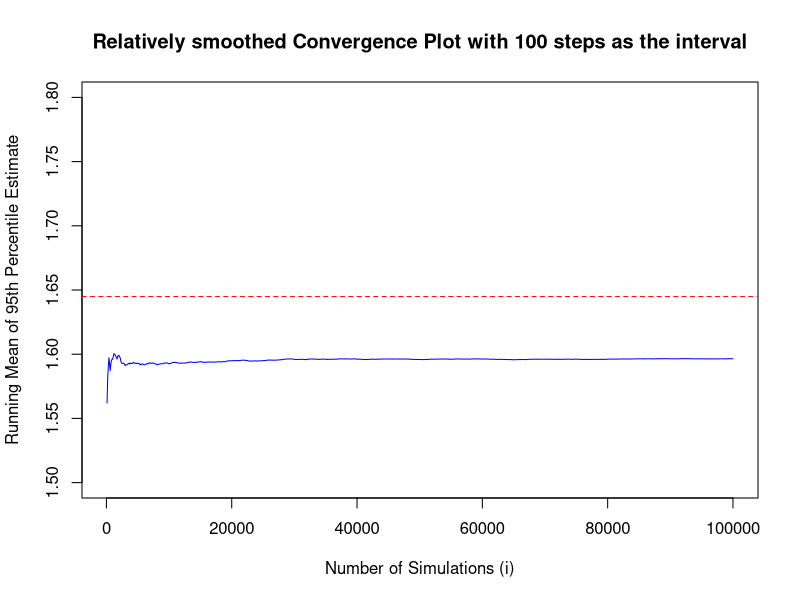
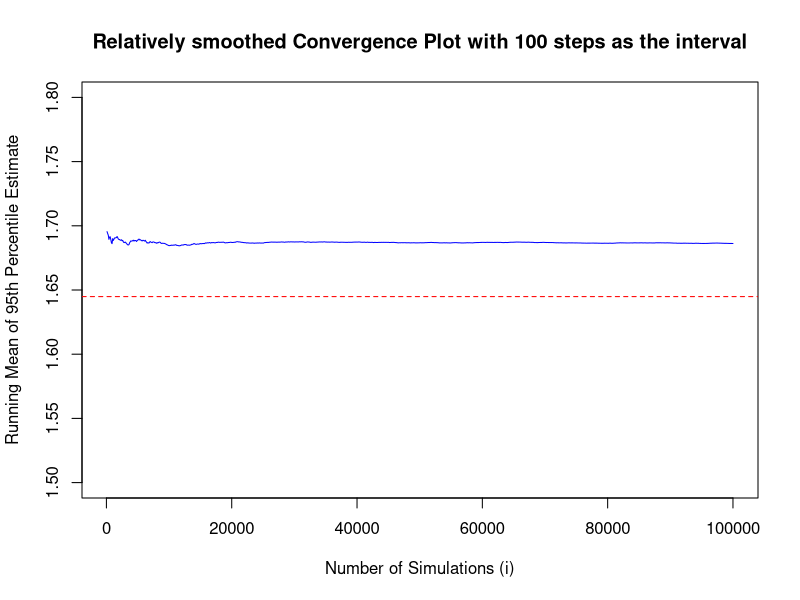

Generate these figures, in order, with R: (Note: a time limit stopped this script after it produced the figures.)
## ---- chunk 1
simple_95th <- function(x) {
  if (length(x) != 100) {
    stop("Input vector must be of length 100.")
  }
  
  # Sort the vector
  sorted_x <- sort(x)
  
  # Return the 95th value
  return(sorted_x[95])
}
## ---- chunk 2
simple_96th <- function(x) {
  if (length(x) != 100) {
    stop("Input vector must be of length 100.")
  }
  
  # Sort the vector
  sorted_x <- sort(x)
  
  # Return the 95th value
  return(sorted_x[96])
}
## ---- chunk 3
simple_avg_9596 <- function(x) {
  if (length(x) != 100) {
    stop("Input vector must be of length 100.")
  }
  
  # Sort the vector
  sorted_x <- sort(x)
  
  # Return the 95th value
  return(mean(sorted_x[95:96]))
}
## ---- chunk 4
x <- rnorm(100, mean = 0, sd = 1)

quantile(x, 0.95)
## ---- chunk 5
simple_95th(x)
## ---- chunk 6
n_sim <- 100000
simple_95th_vals <- numeric(n_sim)
quantile_95th_vals <- numeric(n_sim)
sample_mean <- numeric(n_sim)

# Simulation loop
for (i in 1:n_sim) {
  x <- rnorm(100)
  simple_95th_vals[i] <- simple_95th(x) # the real 95th generation
  quantile_95th_vals[i] <- quantile(x, 0.95)  # default method
  sample_mean[i] <- mean(quantile_95th_vals[1:i])
}

# Summarize the results
cat("Mean of simple 95th estimate:", mean(simple_95th_vals), "\n")
## ---- chunk 7
smoothed_index <- seq(100, 100000, by = 100)
smoothed_mean <- sample_mean[smoothed_index]
options(scipen = 10) # To stop the scientific method of counting
plot(smoothed_index, smoothed_mean, type = "l", col = "blue",
     xlab = "Number of Simulations (i)",
     ylab = "Running Mean of 95th Percentile Estimate",
     main = "Relatively smoothed Convergence Plot with 100 steps as the interval",
     ylim = c(1.5, 1.8))
abline(h = qnorm(0.95), col = "red", lty = 2)
## ---- chunk 8
n_sim <- 100000
simple_96th_vals <- numeric(n_sim)
quantile_96th_vals <- numeric(n_sim)
sample_mean <- numeric(n_sim)

# Simulation loop
for (i in 1:n_sim) {
  x <- rnorm(100)
  simple_96th_vals[i] <- simple_96th(x) # the  95th generation
  sample_mean[i] <- mean(simple_96th_vals[1:i])
}

# Summarize the results
cat("Mean of simple 96th estimate:", mean(simple_96th_vals), "\n")
## ---- chunk 9
smoothed_index <- seq(100, 100000, by = 100)
smoothed_mean <- sample_mean[smoothed_index]
options(scipen = 10) # To stop the scientific method of counting
plot(smoothed_index, smoothed_mean, type = "l", col = "blue",
     xlab = "Number of Simulations (i)",
     ylab = "Running Mean of 95th Percentile Estimate",
     main = "Relatively smoothed Convergence Plot with 100 steps as the interval",
     ylim = c(1.5, 1.8))
abline(h = qnorm(0.95), col = "red", lty = 2)
## ---- chunk 10
n_sim <- 100000
simple_9596th_vals <- numeric(n_sim)
quantile_9596th_vals <- numeric(n_sim)
sample_mean <- numeric(n_sim)

# Simulation loop
for (i in 1:n_sim) {
  x <- rnorm(100)
  simple_9596th_vals[i] <- simple_avg_9596(x) 
  sample_mean[i] <- mean(simple_9596th_vals[1:i])
}

# Summarize the results
cat("Mean of simple 95, 96th estimate:", mean(simple_9596th_vals), "\n")
## ---- chunk 11
smoothed_index <- seq(100, 100000, by = 100)
smoothed_mean <- sample_mean[smoothed_index]
options(scipen = 10) # To stop the scientific method of counting
plot(smoothed_index, smoothed_mean, type = "l", col = "blue",
     xlab = "Number of Simulations (i)",
     ylab = "Running Mean of 95th Percentile Estimate",
     main = "Relatively smoothed Convergence Plot with 100 steps as the interval",
     ylim = c(1.5, 1.8))
abline(h = qnorm(0.95), col = "red", lty = 2)
## ---- chunk 12
n_sim <- 100000
quantile_95th_vals <- numeric(n_sim)
sample_mean <- numeric(n_sim)

# Summarize the results

for (i in 1:n_sim) {
  x <- rnorm(100)
  quantile_95th_vals[i] <- quantile(x,0.95) 
  sample_mean[i] <- mean(quantile_95th_vals[1:i])
}

# Summarize the results
cat("Mean of quantile() estimate:", mean(quantile_95th_vals), "\n")
## ---- chunk 13
smoothed_index <- seq(100, 100000, by = 100)
smoothed_mean <- sample_mean[smoothed_index]
options(scipen = 10) # To stop the scientific method of counting
plot(smoothed_index, smoothed_mean, type = "l", col = "blue",
     xlab = "Number of Simulations (i)",
     ylab = "Running Mean of 95th Percentile Estimate",
     main = "Relatively smoothed Convergence Plot with 100 steps as the interval",
     ylim = c(1.5, 1.8))
abline(h = qnorm(0.95), col = "red", lty = 2)
## ---- chunk 14
qnorm(0.95)
## ---- chunk 15
pi2 <- function(n) {
  sum_val <- sum(1 / (1:n)^2)
  return(sqrt(6 * sum_val))
}
## ---- chunk 16
for (j in 0:6) {
  n <- 10^j
  approximation <- pi2(n)
  cat("j =", j, ", n =", n, ", pi2(n) =", approximation, "\n")
}
## ---- chunk 17
pi3 <- function(n) {
  x <- runif(n, -1, 1)
  y <- runif(n, -1, 1)
  inside <- (x^2 + y^2 <= 1)
  estimate <- 4 * mean(inside)
  return(estimate)
}
## ---- chunk 18
set.seed(123)  # For reproducibility
for (j in 0:6) {
  n <- 10^j
  est <- pi3(n)
  cat("j =", j, ", n =", n, ", pi3(n) =", est, "\n")
}
## ---- chunk 19
n <- 10^4
x <- runif(n, -1, 1)
y <- runif(n, -1, 1)
inside <- (x^2 + y^2 <= 1)

plot(x[!inside], y[!inside], col = "blue", pch = 2, cex = 0.5,
     xlab = "x", ylab = "y", main = "Monte Carlo Points (j = 6)")
points(x[inside], y[inside], col = "violet", pch = 1, cex = 0.5)
legend("topright", legend = c("Outside circle", "Inside circle"),col = c("blue", "violet"), pch = c(3, 1), bty = "n")
## ---- chunk 20
n <- 10^5
x <- runif(n, -1, 1)
y <- runif(n, -1, 1)
inside <- (x^2 + y^2 <= 1)

plot(x[!inside], y[!inside], col = "blue", pch = 2, cex = 0.5,
     xlab = "x", ylab = "y", main = "Monte Carlo Points (j = 6)")
points(x[inside], y[inside], col = "violet", pch = 1, cex = 0.5)
legend("topright", legend = c("Outside circle", "Inside circle"),col = c("blue", "violet"), pch = c(3, 1), bty = "n")
